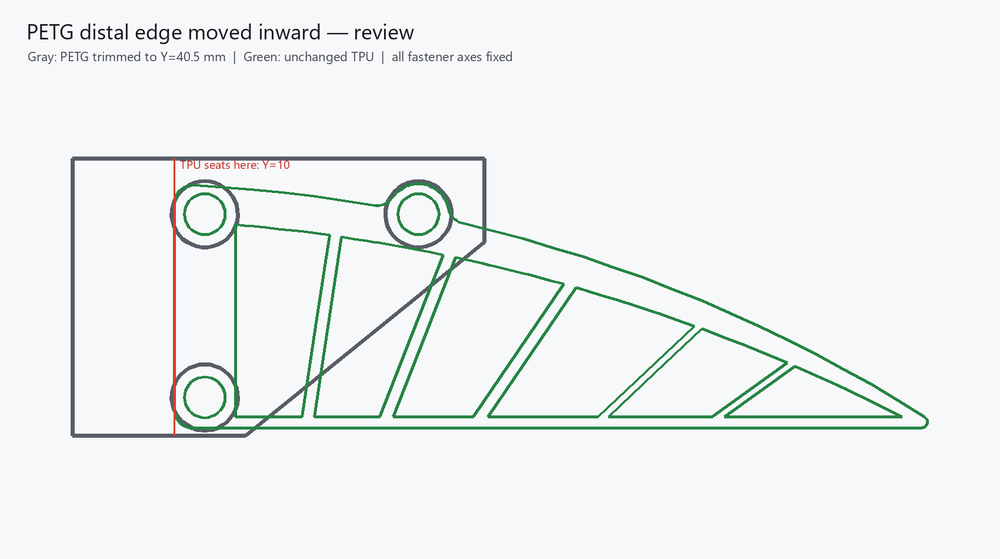
#> input picture artifacts/REVIEW_ONLY_PETG_distal_trim_review.png, 1000 x 559 px, shrunk from 1700 x 950 before the run
$ python annotate_grid.py ../artifacts/REVIEW_ONLY_PETG_distal_trim_review.png out.png
#> lines starting #> are read from the running program, lines starting #| are printed output that depends on the picture; after the words box and inside, x2 and y2 are one past the last pixel; in counts of white or black regions, pixels touching at a corner belong together
from __future__ import annotations

import argparse
from pathlib import Path

import cv2


def main() -> None:
    parser = argparse.ArgumentParser(description="Overlay a pixel-coordinate grid on an image.")
    parser.add_argument("input", type=Path)
    parser.add_argument("output", type=Path)
    parser.add_argument("--spacing", type=int, default=50)
    args = parser.parse_args()

    image = cv2.imread(str(args.input), cv2.IMREAD_COLOR)
#> image is the input picture: shape (559, 1000, 3); mean B, G, R 242.3, 242, 238.7
    if image is None:
        raise FileNotFoundError(args.input)

    height, width = image.shape[:2]
#> height = 559; width = 1000
    color = (0, 220, 255)
    for x in range(0, width, args.spacing):
        cv2.line(image, (x, 0), (x, height - 1), color, 1, cv2.LINE_AA)
        cv2.putText(image, str(x), (x + 3, 18), cv2.FONT_HERSHEY_SIMPLEX, 0.45, color, 1, cv2.LINE_AA)
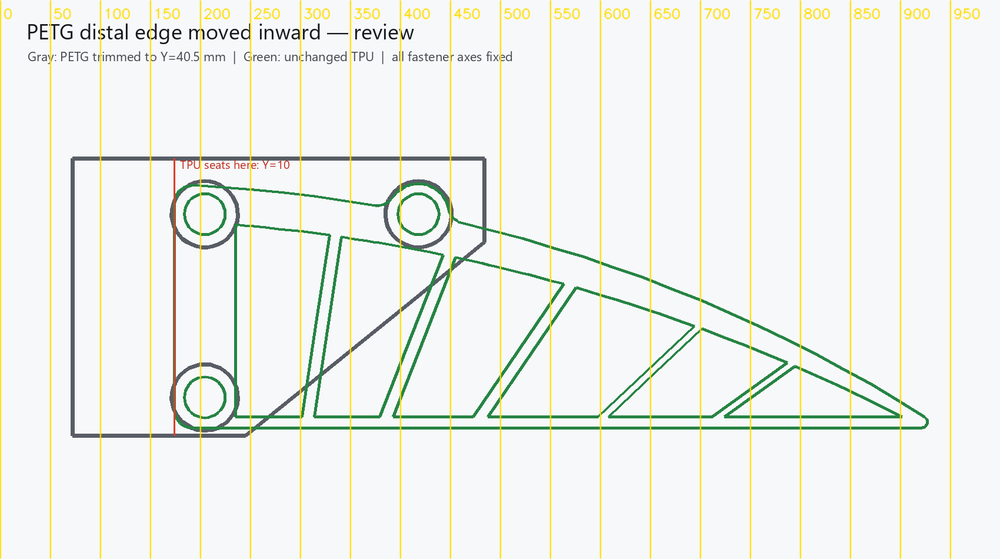
#> image: shape (559, 1000, 3); 6.63% of pixels changed, all inside (x1, y1, x2, y2) = (0, 0, 981, 559)
    for y in range(0, height, args.spacing):
        cv2.line(image, (0, y), (width - 1, y), color, 1, cv2.LINE_AA)
        cv2.putText(image, str(y), (3, y + 16), cv2.FONT_HERSHEY_SIMPLEX, 0.45, color, 1, cv2.LINE_AA)
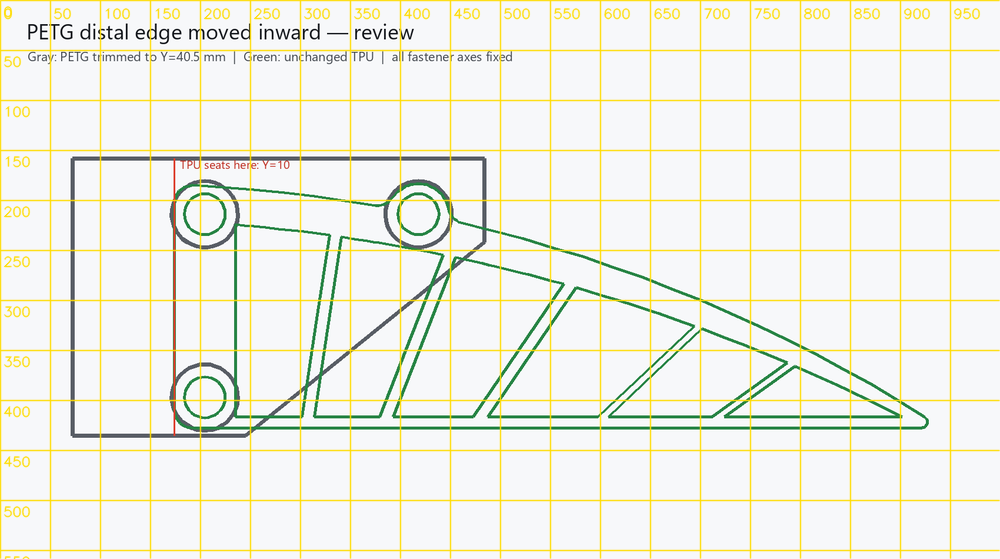
#> image: shape (559, 1000, 3); 6.65% of pixels changed, all inside (x1, y1, x2, y2) = (0, 0, 1000, 559)

    args.output.parent.mkdir(parents=True, exist_ok=True)
    if not cv2.imwrite(str(args.output), image):
        raise RuntimeError(f"Failed to write {args.output}")


if __name__ == "__main__":
    main()
